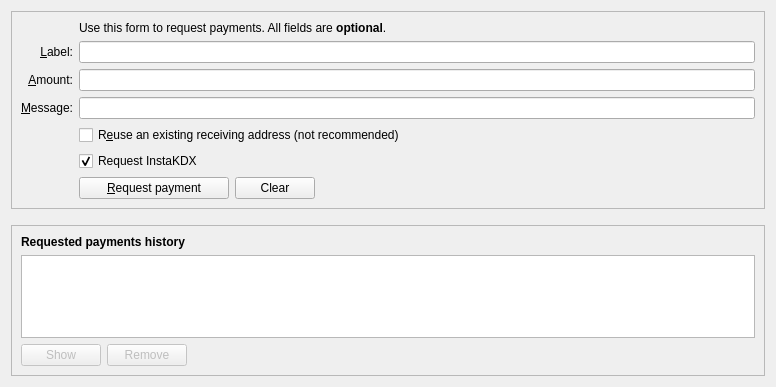
<?xml version="1.0" encoding="UTF-8"?>
<ui version="4.0">
 <class>ReceiveCoinsDialog</class>
 <widget class="QWidget" name="ReceiveCoinsDialog">
  <property name="geometry">
   <rect>
    <x>0</x>
    <y>0</y>
    <width>776</width>
    <height>387</height>
   </rect>
  </property>
  <layout class="QVBoxLayout" name="verticalLayout" stretch="0,0,1">
   <item>
    <widget class="QFrame" name="frame2">
     <property name="sizePolicy">
      <sizepolicy hsizetype="Preferred" vsizetype="Expanding">
       <horstretch>0</horstretch>
       <verstretch>0</verstretch>
      </sizepolicy>
     </property>
     <property name="frameShape">
      <enum>QFrame::StyledPanel</enum>
     </property>
     <property name="frameShadow">
      <enum>QFrame::Sunken</enum>
     </property>
     <layout class="QVBoxLayout" name="verticalLayout_3">
      <item>
       <layout class="QGridLayout" name="gridLayout">
        <item row="7" column="2">
         <widget class="QCheckBox" name="reuseAddress">
          <property name="toolTip">
           <string>Reuse one of the previously used receiving addresses.&lt;br&gt;Reusing addresses has security and privacy issues.&lt;br&gt;Do not use this unless re-generating a payment request made before.</string>
          </property>
          <property name="text">
           <string>R&amp;euse an existing receiving address (not recommended)</string>
          </property>
         </widget>
        </item>
        <item row="7" column="0">
         <widget class="QLabel" name="label_4">
          <property name="text">
           <string/>
          </property>
         </widget>
        </item>
        <item row="6" column="0">
         <widget class="QLabel" name="label_3">
          <property name="toolTip">
           <string>An optional message to attach to the payment request, which will be displayed when the request is opened. Note: The message will not be sent with the payment over the Cadex network.</string>
          </property>
          <property name="text">
           <string>&amp;Message:</string>
          </property>
          <property name="alignment">
           <set>Qt::AlignRight|Qt::AlignTrailing|Qt::AlignVCenter</set>
          </property>
          <property name="buddy">
           <cstring>reqMessage</cstring>
          </property>
         </widget>
        </item>
        <item row="4" column="2">
         <widget class="QLineEdit" name="reqLabel">
          <property name="toolTip">
           <string>An optional label to associate with the new receiving address.</string>
          </property>
         </widget>
        </item>
        <item row="6" column="2">
         <widget class="QLineEdit" name="reqMessage">
          <property name="toolTip">
           <string>An optional message to attach to the payment request, which will be displayed when the request is opened.&lt;br&gt;Note: The message will not be sent with the payment over the Cadex network.</string>
          </property>
         </widget>
        </item>
        <item row="2" column="2">
         <widget class="QLabel" name="label_5">
          <property name="text">
           <string>Use this form to request payments. All fields are &lt;b&gt;optional&lt;/b&gt;.</string>
          </property>
         </widget>
        </item>
        <item row="4" column="0">
         <widget class="QLabel" name="label_2">
          <property name="toolTip">
           <string>An optional label to associate with the new receiving address.</string>
          </property>
          <property name="text">
           <string>&amp;Label:</string>
          </property>
          <property name="alignment">
           <set>Qt::AlignRight|Qt::AlignTrailing|Qt::AlignVCenter</set>
          </property>
          <property name="buddy">
           <cstring>reqLabel</cstring>
          </property>
         </widget>
        </item>
        <item row="5" column="0">
         <widget class="QLabel" name="label">
          <property name="toolTip">
           <string>An optional amount to request. Leave this empty or zero to not request a specific amount.</string>
          </property>
          <property name="text">
           <string>&amp;Amount:</string>
          </property>
          <property name="alignment">
           <set>Qt::AlignRight|Qt::AlignTrailing|Qt::AlignVCenter</set>
          </property>
          <property name="buddy">
           <cstring>reqAmount</cstring>
          </property>
         </widget>
        </item>
        <item row="5" column="2">
         <widget class="BitcoinAmountField" name="reqAmount">
          <property name="minimumSize">
           <size>
            <width>80</width>
            <height>0</height>
           </size>
          </property>
          <property name="toolTip">
           <string>An optional amount to request. Leave this empty or zero to not request a specific amount.</string>
          </property>
         </widget>
        </item>
        <item row="9" column="2">
         <layout class="QHBoxLayout" name="horizontalLayout">
          <item>
           <widget class="QPushButton" name="receiveButton">
            <property name="minimumSize">
             <size>
              <width>150</width>
              <height>0</height>
             </size>
            </property>
            <property name="text">
             <string>&amp;Request payment</string>
            </property>
           </widget>
          </item>
          <item>
           <widget class="QPushButton" name="clearButton">
            <property name="sizePolicy">
             <sizepolicy hsizetype="Minimum" vsizetype="Fixed">
              <horstretch>0</horstretch>
              <verstretch>0</verstretch>
             </sizepolicy>
            </property>
            <property name="toolTip">
             <string>Clear all fields of the form.</string>
            </property>
            <property name="text">
             <string>Clear</string>
            </property>
            <property name="autoDefault">
             <bool>false</bool>
            </property>
           </widget>
          </item>
          <item>
           <spacer name="horizontalSpacer">
            <property name="orientation">
             <enum>Qt::Horizontal</enum>
            </property>
            <property name="sizeHint" stdset="0">
             <size>
              <width>40</width>
              <height>20</height>
             </size>
            </property>
           </spacer>
          </item>
         </layout>
        </item>
        <item row="9" column="0">
         <widget class="QLabel" name="label_7">
          <property name="text">
           <string/>
          </property>
         </widget>
        </item>
        <item row="8" column="2">
         <widget class="QCheckBox" name="checkUseInstaKDX">
          <property name="text">
           <string>Request InstaKDX</string>
          </property>
          <property name="checked">
           <bool>true</bool>
          </property>
         </widget>
        </item>
       </layout>
      </item>
     </layout>
    </widget>
   </item>
   <item>
    <spacer name="verticalSpacer_2">
     <property name="orientation">
      <enum>Qt::Vertical</enum>
     </property>
     <property name="sizeHint" stdset="0">
      <size>
       <width>20</width>
       <height>10</height>
      </size>
     </property>
    </spacer>
   </item>
   <item>
    <widget class="QFrame" name="frame">
     <property name="sizePolicy">
      <sizepolicy hsizetype="Preferred" vsizetype="Expanding">
       <horstretch>0</horstretch>
       <verstretch>0</verstretch>
      </sizepolicy>
     </property>
     <property name="frameShape">
      <enum>QFrame::StyledPanel</enum>
     </property>
     <property name="frameShadow">
      <enum>QFrame::Raised</enum>
     </property>
     <layout class="QVBoxLayout" name="verticalLayout_2">
      <item>
       <widget class="QLabel" name="label_6">
        <property name="font">
         <font>
          <weight>75</weight>
          <bold>true</bold>
         </font>
        </property>
        <property name="text">
         <string>Requested payments history</string>
        </property>
       </widget>
      </item>
      <item>
       <widget class="QTableView" name="recentRequestsView">
        <property name="contextMenuPolicy">
         <enum>Qt::CustomContextMenu</enum>
        </property>
        <property name="tabKeyNavigation">
         <bool>false</bool>
        </property>
        <property name="sortingEnabled">
         <bool>true</bool>
        </property>
       </widget>
      </item>
      <item>
       <layout class="QHBoxLayout" name="horizontalLayout_2">
        <item>
         <widget class="QPushButton" name="showRequestButton">
          <property name="enabled">
           <bool>false</bool>
          </property>
          <property name="toolTip">
           <string>Show the selected request (does the same as double clicking an entry)</string>
          </property>
          <property name="text">
           <string>Show</string>
          </property>
          <property name="autoDefault">
           <bool>false</bool>
          </property>
         </widget>
        </item>
        <item>
         <widget class="QPushButton" name="removeRequestButton">
          <property name="enabled">
           <bool>false</bool>
          </property>
          <property name="toolTip">
           <string>Remove the selected entries from the list</string>
          </property>
          <property name="text">
           <string>Remove</string>
          </property>
          <property name="autoDefault">
           <bool>false</bool>
          </property>
         </widget>
        </item>
        <item>
         <spacer name="horizontalSpacer_2">
          <property name="orientation">
           <enum>Qt::Horizontal</enum>
          </property>
          <property name="sizeHint" stdset="0">
           <size>
            <width>40</width>
            <height>20</height>
           </size>
          </property>
         </spacer>
        </item>
       </layout>
      </item>
     </layout>
    </widget>
   </item>
  </layout>
 </widget>
 <customwidgets>
  <customwidget>
   <class>BitcoinAmountField</class>
   <extends>QLineEdit</extends>
   <header>bitcoinamountfield.h</header>
   <container>1</container>
  </customwidget>
 </customwidgets>
 <tabstops>
  <tabstop>reqLabel</tabstop>
  <tabstop>reqAmount</tabstop>
  <tabstop>reqMessage</tabstop>
  <tabstop>reuseAddress</tabstop>
  <tabstop>receiveButton</tabstop>
  <tabstop>clearButton</tabstop>
  <tabstop>recentRequestsView</tabstop>
  <tabstop>showRequestButton</tabstop>
  <tabstop>removeRequestButton</tabstop>
 </tabstops>
 <resources>
  <include location="../dash.qrc"/>
 </resources>
 <connections/>
</ui>
